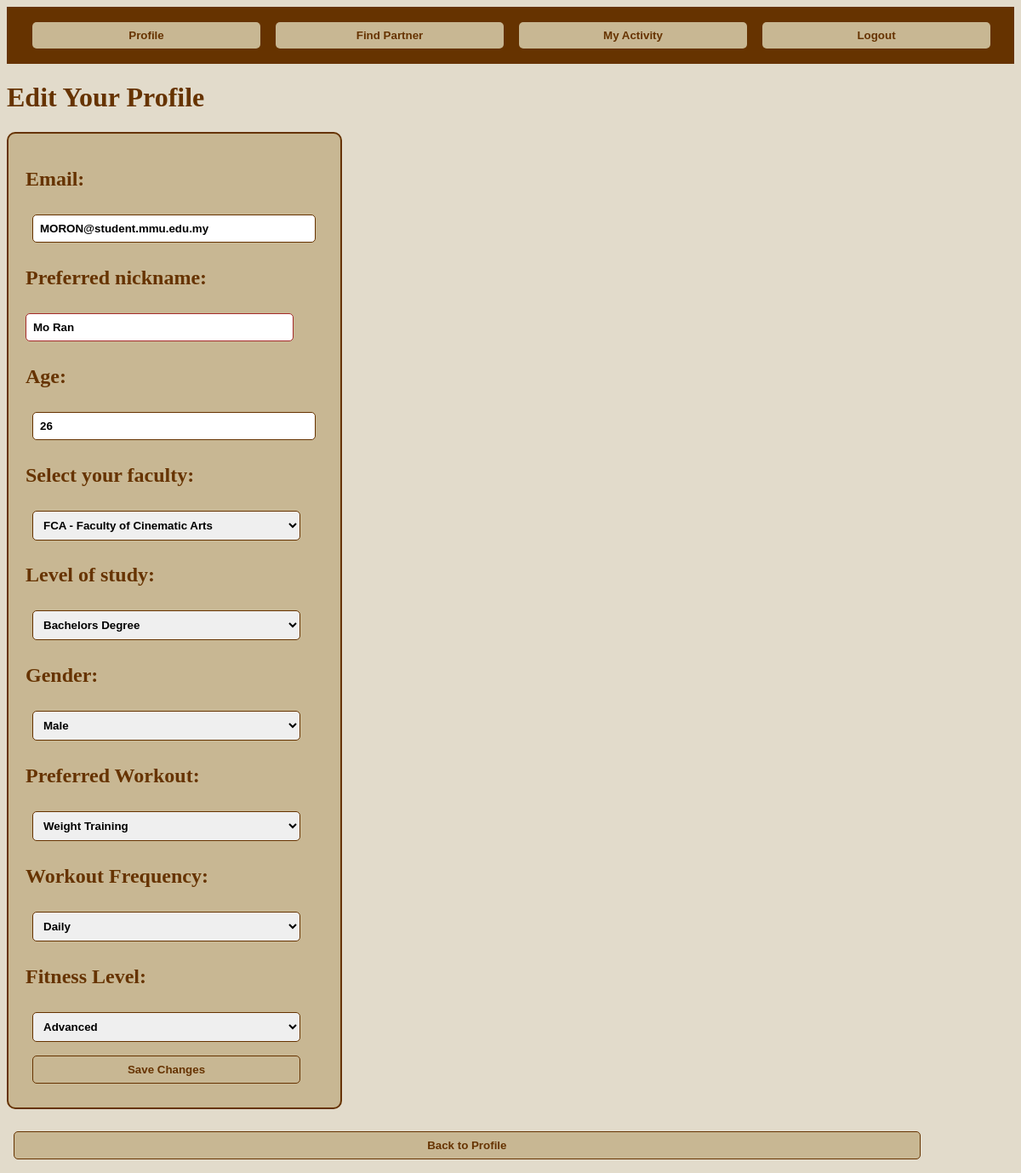
The app's page /edit_profile (signed in) with its own data.
### tables this page shows
CREATE TABLE users (
        id INTEGER PRIMARY KEY AUTOINCREMENT,
        name TEXT,
        email TEXT UNIQUE,
        password TEXT,
        phone TEXT,
        preferred_activity TEXT,
        frequency TEXT,
        level TEXT,
        goals TEXT,
        faculty TEXT,
        gender TEXT,
        age INTEGER,
        nickname TEXT,
        workouts TEXT,
        fitness_level TEXT,
        security_color TEXT,
        security_pets INTEGER,
        security_family TEXT
    );

### MINI IT INTEGRATION 3/app.py (the view, shortened to what this page needs)
@app.route("/edit_profile", methods=["GET", "POST"])
def edit_profile():
    if "user_id" not in session:
        return redirect(url_for("login"))
    conn = get_db_connection()
    cur = conn.cursor()
    user = conn.execute("SELECT * FROM users WHERE id = ?", (session["user_id"],)).fetchone()
    conn.close()
    return render_template("edit_profile.html", user=user)

### MINI IT INTEGRATION 3/app.py (called while the page is built)
def get_db_connection():
    conn = sqlite3.connect(DB_PATH)
    conn.row_factory = sqlite3.Row
    return conn

### MINI IT INTEGRATION 3/templates/edit_profile.html (shortened to what this page needs)
<!DOCTYPE html>
<html lang="en">
<head>
  <link rel="stylesheet" href="{{ url_for('static', filename='style2.css') }}">
</head>
<body>
  <div class="navbar">
    <button onclick="location.href='{{ url_for('profile') }}'">Profile</button>
    <button onclick="location.href='{{ url_for('find_partner') }}'">Find Partner</button>
    <button onclick="location.href='{{ url_for('activity') }}'">My Activity</button>
    <button onclick="location.href='{{ url_for('logout') }}'">Logout</button>
  </div>
  <div class="container">
    <h1>Edit Your Profile</h1>
    <form method="POST" action="{{ url_for('edit_profile') }}">
      <h2><label for="email">Email:</label></h2>
      <input type="email" name="email" value="{{ user.email or '' }}" readonly>
      <h2><label for="nickname">Preferred nickname:</label></h2>
      <input type="text" name="nickname" value="{{ user.nickname or '' }}"/>
      <h2><label for="age">Age:</label></h2>
      <input type="number" name="age" value="{{ user.age or '' }}"/>
      <h2><label for="faculty">Select your faculty:</label></h2>
      <select name="faculty">
          <option value="FCA" {% if user.faculty == "FCA" %}selected{% endif %}>FCA - Faculty of Cinematic Arts</option>
      </select>
      <h2><label for="level">Level of study:</label></h2>
      <select name="level">
          <option value="Bachelors" {% if user.level == "Bachelors" %}selected{% endif %}>Bachelors Degree</option>
      </select>
      <h2><label for="gender">Gender:</label></h2>
      <select name="gender">
          <option value="Male" {% if user.gender == "Male" %}selected{% endif %}>Male</option>
      </select>
      <h2><label for="workouts">Preferred Workout:</label></h2>
<select name="workouts">
  <option value="Weight Training" {% if user.workouts == "Weight Training" %}selected{% endif %}>Weight Training</option>
</select>
<h2>Workout Frequency:</h2>
<select name="frequency">
  <option value="daily" {% if user.frequency == "daily" %}selected{% endif %}>Daily</option>
</select>
<h2>Fitness Level:</h2>
<select name="fitness_level">
  <option value="advanced" {% if user.fitness_level == "advanced" %}selected{% endif %}>Advanced</option>
</select>
      <button type="submit">Save Changes</button>
    </form>
    <br>
    <button onclick="location.href='{{ url_for('profile') }}'">Back to Profile</button>
  </div>
</body>
</html>

### MINI IT INTEGRATION 3/static/style2.css (style rules this page uses)
h1,h2 { color: #663300; }
form { background-color: #C8B793; border: 2px solid #663300; border-radius: 10px; width: 350px; padding: 20px; margin: 0px; }
input, select, button { width: 90%; padding: 8px; margin: 8px; border-radius: 5px; border: 1px solid #663300; font-weight: bold; }
button { background-color: #C8B793; color: #663300; cursor:pointer }
.navbar { background-color: #663300; color: #C8B793; display: flex; justify-content: flex-end; padding: 10px 20px; }
.navbar button { background-color: #C8B793; color: #663300; border: none; padding: 8px 15px; margin-left: 10px; border-radius: 5px; cursor: pointer; font-weight: bold; }
h2 { margin-bottom: 20px; }
label { display: block; margin-bottom: 5px; }
input[type=text], input[type=password] { width: 90%; padding: 8px; margin: 8px 0; border: 1px solid brown; border-radius: 5px; box-sizing: border-box; }
.html, body { background-color: #E2DBCB; }

### records on screen
users: email "MORON@student.mmu.edu.my", nickname "Mo Ran", age "26", faculty "FCA - Faculty of Cinematic Arts", level "Bachelors Degree", gender "Male", workouts "Weight Training", frequency "Daily", fitness_level "Advanced"
